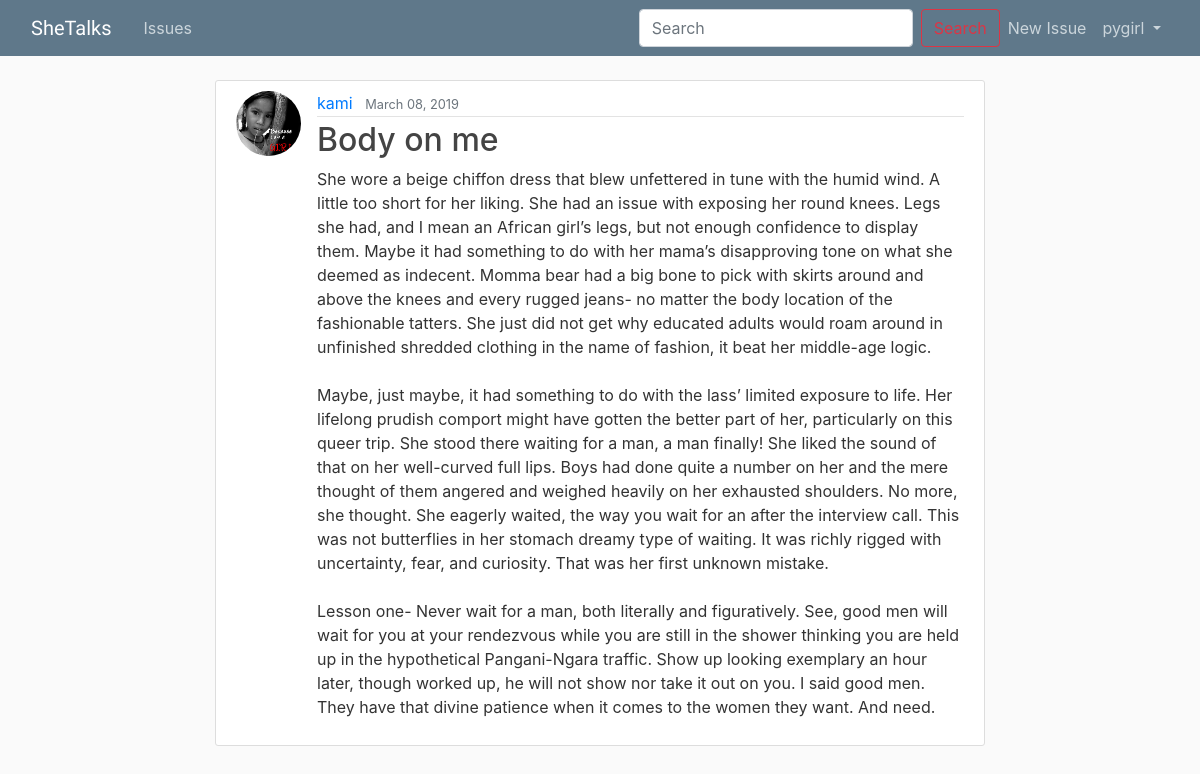
Page /user/kami/ (signed in) on the committed database.
### girlapp/models.py (models this page shows, shortened)
class Issue(models.Model):
    title = models.CharField(max_length=30)
    content = models.TextField()
    created = models.DateTimeField(default=timezone.now)
    user = models.ForeignKey(User, on_delete=models.CASCADE)

### usersapp/models.py (models this page shows, shortened)
class Profile(models.Model):
    user = models.OneToOneField(User, on_delete=models.CASCADE)
    image = models.ImageField(default='default.jpg', upload_to='profile_pics')
    bio = models.CharField(max_length=100)

### girlapp/views.py (the view)
# urls.py: path('user/<str:username>/', UserIssueListView.as_view(), name='user-issues'),
class UserIssueListView(ListView):
	model = Issue
	template_name = 'girlapp/user_issues.html'
	context_object_name = 'issues'
	paginate_by = 7
	def get_queryset(self):
		user = get_object_or_404(User, username=self.kwargs.get('username'))
		return Issue.objects.filter(user=user).order_by('-created')

### girlapp/templates/girlapp/user_issues.html (shortened to what this page needs)
{% extends 'girlapp/base.html' %}
{% block body %}
    <div class="row">
    <div class="col-sm-2"></div>
    <div class="col-sm-8">
{% if issues %}
    {% for issue in issues %}
        <article class="media content-section">
        <img class="rounded-circle article-img" src="{{ issue.user.profile.image.url }}" alt="">
          <div class="media-body">
            <div class="article-metadata">
              <a class="mr-2" href="{% url 'girlapp:user-issues' issue.user.username %}">{{ issue.user }}</a>
              <small class="text-muted">{{ issue.created|date:"F d, Y" }}</small>
            </div>
            <h2><a class="article-title" href="{% url 'girlapp:issue-detail' issue.id %}">{{ issue.title }}</a></h2>
            <p class="article-content">{{ issue.content }}</p>
          </div>
        </article>
    {% endfor %}
{% endif %}
    </div>
    </div>
{% endblock %}

### girlapp/templates/girlapp/base.html (shortened to what this page needs)
{% load static %}
<html lang="en">
<head>
    <link rel="stylesheet" href="https://maxcdn.bootstrapcdn.com/bootstrap/4.0.0/css/bootstrap.min.css">
    <link rel="stylesheet" type="text/css" href="{% static 'girlapp/css/main.css' %}">
</head>
<body>
<header class="site-header">
    <nav class="navbar navbar-expand-md navbar-dark bg-steel fixed-top">
        <div class="container-fluid">
            <a class="navbar-brand mr-4" href="{% url 'girlapp:girlapp-home' %}" style="font-family: 'Satisfy', cursive;">SheTalks</a>
            <div class="collapse navbar-collapse" id="navbarToggle">
                <div class="navbar-nav mr-auto">
                    <a class="nav-item nav-link" href="{% url 'girlapp:girlapp-index' %}">Issues</a>
            </div>
                <div class="navbar-nav navbar-right">
    <form class="form-inline my-2 my-lg-0">
      <input class="form-control mr-sm-2" type="search" placeholder="Search" aria-label="Search">
      <button class="btn btn-outline-danger my-2 my-sm-0" type="submit">Search</button>
    </form>
                    {% if user.is_authenticated %}
                <a class="nav-item nav-link" href="{% url 'girlapp:issue-create' %}">New Issue</a>
            <ul class="navbar-nav ml-auto">
            <li class="nav-item">
              <a class="nav-link dropdown-toggle" href="#" id="userMenu" data-toggle="dropdown" aria-haspopup="true" aria-expanded="false">
                  {{ request.user.username }}
              </a>
            </li>
          </ul>
                    {% else %}
                    <a class="nav-item nav-link" href="{% url 'login' %}">Login</a>
                    <a class="nav-item nav-link" href="{% url 'register' %}">Sign Up</a>
                    {% endif %}
                </div>
            </div>
        </div>
    </nav>
</header>
<div class="container-fluid">
    <div class="row">
           <div class="col-md-12">
            {% block body %}
            {% endblock %}
        </div>
    </div>
</div>
</body>
</html>

### girlapp/static/girlapp/css/main.css (style rules this page uses)
body { background: #fafafa; color: #333333; margin-top: 5rem; }
h1, h2, h3, h4, h5, h6 { color: #444444; }
ul { margin: 0; }
.bg-steel { background-color: #5f788a; }
.site-header .navbar-nav .nav-link { color: #cbd5db; }
.content-section { background: #ffffff; padding: 10px 20px; border: 1px solid #dddddd; border-radius: 3px; margin-bottom: 20px; }
.article-title { color: #444444; }
.article-content { white-space: pre-line; }
.article-img { height: 65px; width: 65px; margin-right: 16px; }
.article-metadata { padding-bottom: 1px; margin-bottom: 4px; border-bottom: 1px solid #e3e3e3 }
.navbar-brand { font-family: 'Satisfy', cursive; }

### rows in the picture
Issue: user.profile.image (placeholder picture), user "kami", created "March 08, 2019", title "Body on me", content "She wore a beige chiffon dress that blew unfettered in tune with the humid wind. A little too short for her liking. She had an issue with exposing her round knees. Legs she had, and I mean an African girl’s legs, but not enough confidence to display them. Maybe it had something to do with her mama’s disapproving tone on what she deemed as indecent. Momma bear had a big bone to pick with skirts around and above the knees and every rugged jeans- no matter the body location of the fashionable tatters. She just did not get why educated adults would roam around in unfinished shredded clothing in the name of fashion, it beat her middle-age logic. Maybe, just maybe, it had something to do with the…"

### other values in the picture
{{ request.user.username }} "pygirl"
